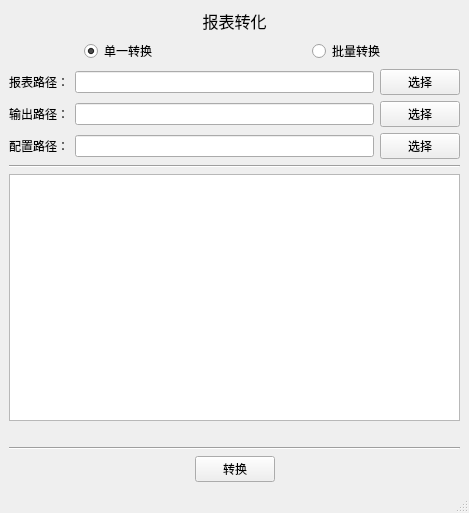
<?xml version="1.0" encoding="UTF-8"?>
<ui version="4.0">
 <class>MainWindow</class>
 <widget class="QMainWindow" name="MainWindow">
  <property name="geometry">
   <rect>
    <x>0</x>
    <y>0</y>
    <width>469</width>
    <height>513</height>
   </rect>
  </property>
  <property name="sizePolicy">
   <sizepolicy hsizetype="Preferred" vsizetype="Preferred">
    <horstretch>0</horstretch>
    <verstretch>0</verstretch>
   </sizepolicy>
  </property>
  <property name="windowTitle">
   <string>报表转换器</string>
  </property>
  <widget class="QWidget" name="centralwidget">
   <layout class="QVBoxLayout" name="verticalLayout">
    <item>
     <widget class="QLabel" name="label_3">
      <property name="font">
       <font>
        <pointsize>12</pointsize>
        <weight>50</weight>
        <bold>false</bold>
       </font>
      </property>
      <property name="text">
       <string>报表转化</string>
      </property>
      <property name="alignment">
       <set>Qt::AlignCenter</set>
      </property>
     </widget>
    </item>
    <item>
     <layout class="QHBoxLayout" name="horizontalLayout_5">
      <item alignment="Qt::AlignHCenter">
       <widget class="QRadioButton" name="radioButton_single">
        <property name="text">
         <string>单一转换</string>
        </property>
        <property name="checked">
         <bool>true</bool>
        </property>
       </widget>
      </item>
      <item alignment="Qt::AlignHCenter">
       <widget class="QRadioButton" name="radioButton_multi">
        <property name="text">
         <string>批量转换</string>
        </property>
       </widget>
      </item>
     </layout>
    </item>
    <item>
     <layout class="QHBoxLayout" name="horizontalLayout">
      <item>
       <widget class="QLabel" name="label">
        <property name="text">
         <string>报表路径：</string>
        </property>
        <property name="buddy">
         <cstring>lineEdit_excel</cstring>
        </property>
       </widget>
      </item>
      <item>
       <widget class="QLineEdit" name="lineEdit_excel"/>
      </item>
      <item>
       <widget class="QPushButton" name="pushButton_excel">
        <property name="text">
         <string>选择</string>
        </property>
       </widget>
      </item>
     </layout>
    </item>
    <item>
     <layout class="QHBoxLayout" name="horizontalLayout_2">
      <item>
       <widget class="QLabel" name="label_2">
        <property name="text">
         <string>输出路径：</string>
        </property>
       </widget>
      </item>
      <item>
       <widget class="QLineEdit" name="lineEdit_excel_out"/>
      </item>
      <item>
       <widget class="QPushButton" name="pushButton_excel_out">
        <property name="text">
         <string>选择</string>
        </property>
       </widget>
      </item>
     </layout>
    </item>
    <item>
     <layout class="QHBoxLayout" name="horizontalLayout_4">
      <item>
       <widget class="QLabel" name="label_4">
        <property name="text">
         <string>配置路径：</string>
        </property>
       </widget>
      </item>
      <item>
       <widget class="QLineEdit" name="lineEdit_conf"/>
      </item>
      <item>
       <widget class="QPushButton" name="pushButton_conf">
        <property name="text">
         <string>选择</string>
        </property>
       </widget>
      </item>
     </layout>
    </item>
    <item>
     <widget class="Line" name="line">
      <property name="orientation">
       <enum>Qt::Horizontal</enum>
      </property>
     </widget>
    </item>
    <item>
     <widget class="QTextBrowser" name="textBrowser_out">
      <property name="lineWrapMode">
       <enum>QTextEdit::NoWrap</enum>
      </property>
     </widget>
    </item>
    <item>
     <widget class="QLabel" name="label_out_info">
      <property name="text">
       <string/>
      </property>
      <property name="alignment">
       <set>Qt::AlignCenter</set>
      </property>
     </widget>
    </item>
    <item>
     <widget class="Line" name="line_2">
      <property name="orientation">
       <enum>Qt::Horizontal</enum>
      </property>
     </widget>
    </item>
    <item>
     <layout class="QHBoxLayout" name="horizontalLayout_3">
      <item>
       <spacer name="horizontalSpacer">
        <property name="orientation">
         <enum>Qt::Horizontal</enum>
        </property>
        <property name="sizeHint" stdset="0">
         <size>
          <width>40</width>
          <height>20</height>
         </size>
        </property>
       </spacer>
      </item>
      <item>
       <widget class="QPushButton" name="pushButton_converte">
        <property name="text">
         <string>转换</string>
        </property>
       </widget>
      </item>
      <item>
       <spacer name="horizontalSpacer_2">
        <property name="orientation">
         <enum>Qt::Horizontal</enum>
        </property>
        <property name="sizeHint" stdset="0">
         <size>
          <width>40</width>
          <height>20</height>
         </size>
        </property>
       </spacer>
      </item>
     </layout>
    </item>
   </layout>
  </widget>
  <widget class="QMenuBar" name="menubar">
   <property name="geometry">
    <rect>
     <x>0</x>
     <y>0</y>
     <width>469</width>
     <height>23</height>
    </rect>
   </property>
  </widget>
  <widget class="QStatusBar" name="statusbar"/>
 </widget>
 <resources/>
 <connections/>
</ui>
